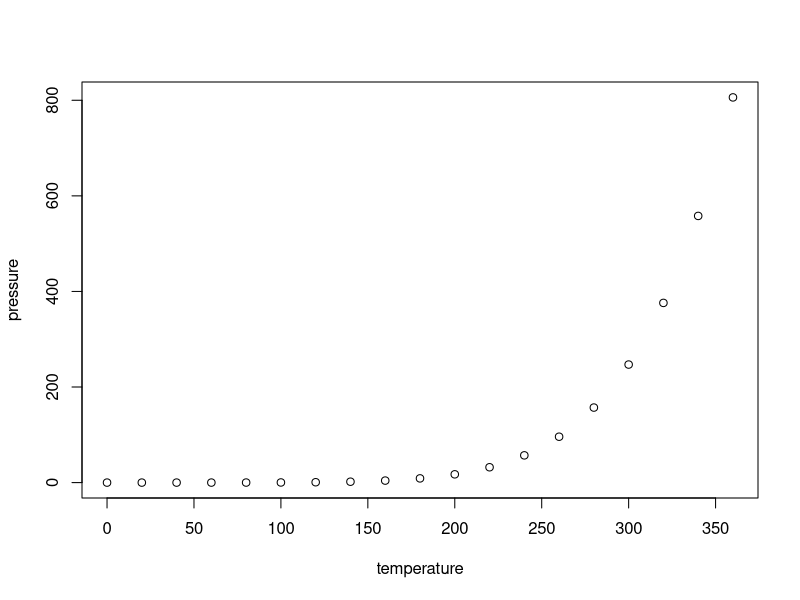
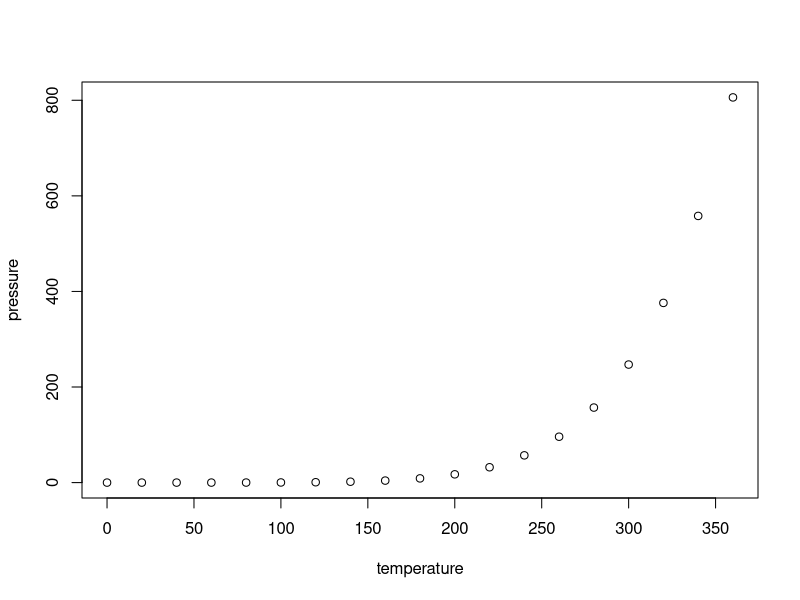
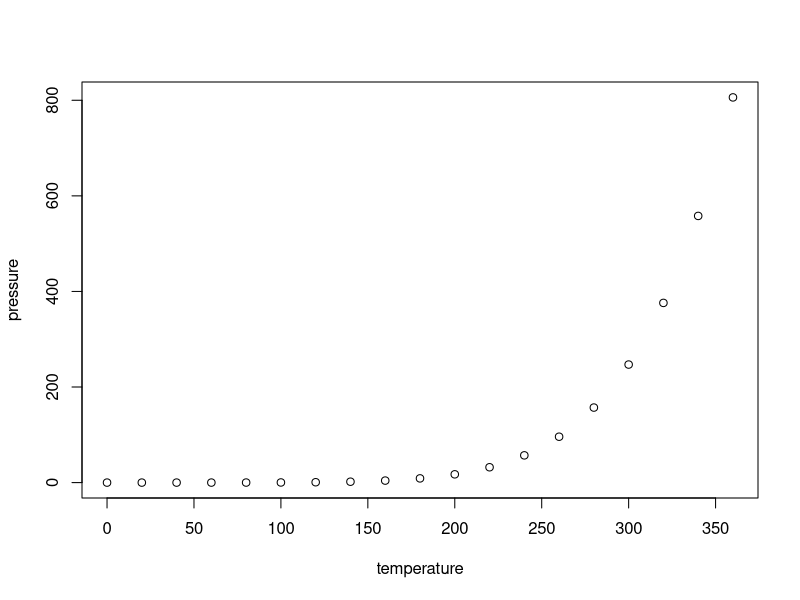
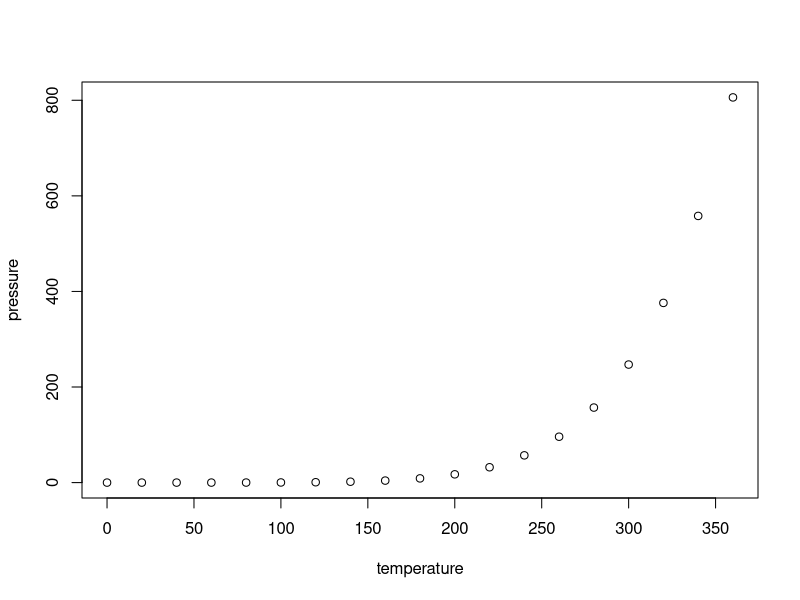
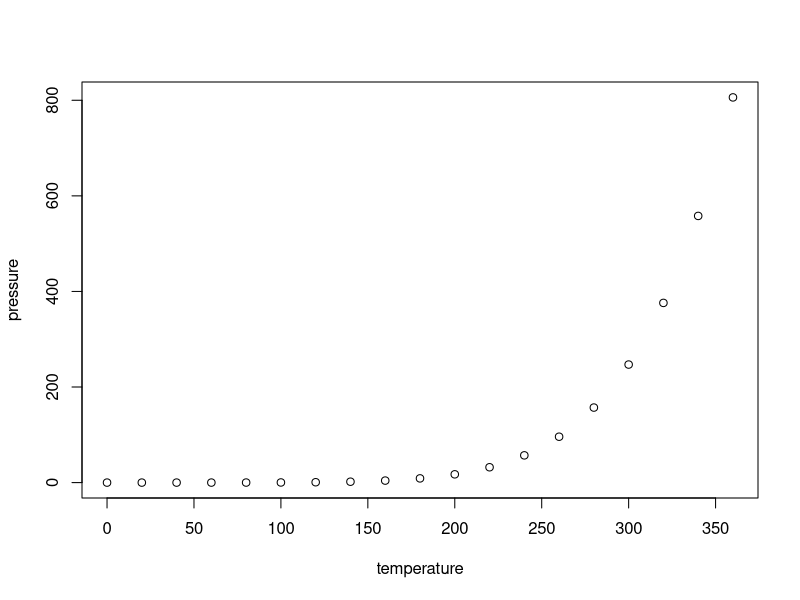
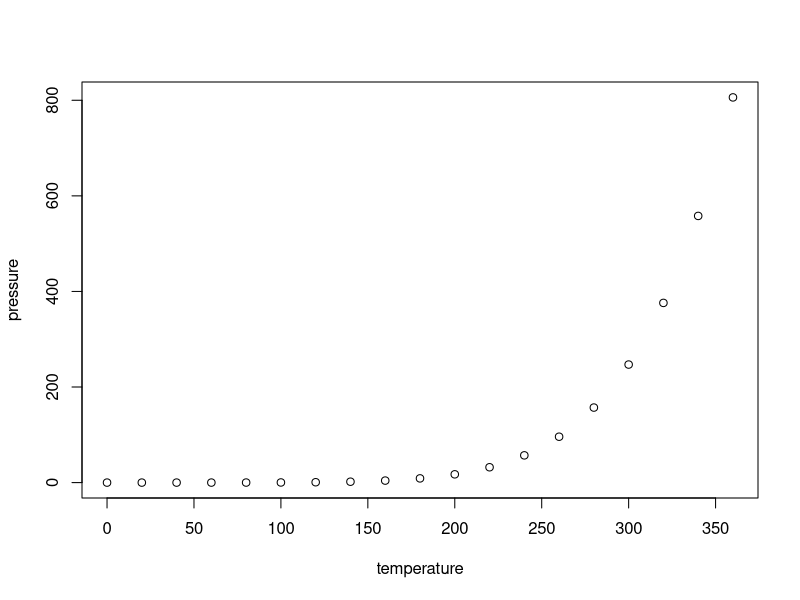
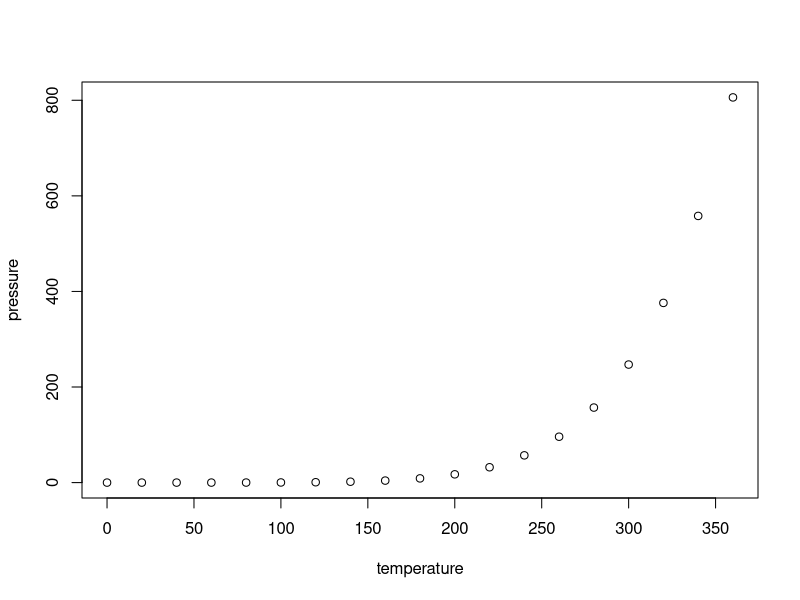

Generate these figures, in order, with R:
## ---- chunk 1
knitr::opts_chunk$set(echo = FALSE)
## ---- chunk 2
summary(cars)
## ---- chunk 3
plot(pressure)
## ---- chunk 4
plot(pressure)
## ---- chunk 5
plot(pressure)
## ---- chunk 6
plot(pressure)
## ---- chunk 7
plot(pressure)
## ---- chunk 8
plot(pressure)
## ---- chunk 9
plot(pressure)
